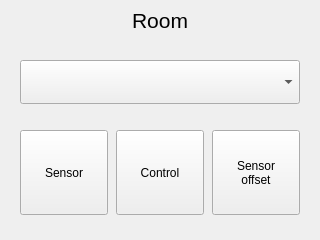
<?xml version="1.0" encoding="UTF-8"?>
<ui version="4.0">
 <class>RoomForm</class>
 <widget class="QWidget" name="RoomForm">
  <property name="geometry">
   <rect>
    <x>0</x>
    <y>0</y>
    <width>320</width>
    <height>240</height>
   </rect>
  </property>
  <widget class="QWidget" name="settingsHead" native="true">
   <property name="geometry">
    <rect>
     <x>0</x>
     <y>0</y>
     <width>320</width>
     <height>40</height>
    </rect>
   </property>
   <property name="autoFillBackground">
    <bool>false</bool>
   </property>
   <widget class="QLabel" name="settingLabel">
    <property name="geometry">
     <rect>
      <x>0</x>
      <y>0</y>
      <width>320</width>
      <height>40</height>
     </rect>
    </property>
    <property name="sizePolicy">
     <sizepolicy hsizetype="Expanding" vsizetype="Expanding">
      <horstretch>0</horstretch>
      <verstretch>0</verstretch>
     </sizepolicy>
    </property>
    <property name="font">
     <font>
      <family>Ubuntu</family>
      <pointsize>16</pointsize>
     </font>
    </property>
    <property name="text">
     <string>Room</string>
    </property>
    <property name="alignment">
     <set>Qt::AlignCenter</set>
    </property>
   </widget>
   <widget class="QPushButton" name="back">
    <property name="geometry">
     <rect>
      <x>0</x>
      <y>0</y>
      <width>51</width>
      <height>40</height>
     </rect>
    </property>
    <property name="sizePolicy">
     <sizepolicy hsizetype="Preferred" vsizetype="Expanding">
      <horstretch>0</horstretch>
      <verstretch>0</verstretch>
     </sizepolicy>
    </property>
    <property name="font">
     <font>
      <pointsize>14</pointsize>
     </font>
    </property>
    <property name="text">
     <string/>
    </property>
    <property name="icon">
     <iconset resource="icons.qrc">
      <normaloff>:/settings/icons/arrow_left_white.svg</normaloff>:/settings/icons/arrow_left_white.svg</iconset>
    </property>
    <property name="iconSize">
     <size>
      <width>18</width>
      <height>18</height>
     </size>
    </property>
    <property name="flat">
     <bool>true</bool>
    </property>
   </widget>
   <widget class="QPushButton" name="remove">
    <property name="geometry">
     <rect>
      <x>269</x>
      <y>0</y>
      <width>50</width>
      <height>40</height>
     </rect>
    </property>
    <property name="text">
     <string/>
    </property>
    <property name="icon">
     <iconset resource="icons.qrc">
      <normaloff>:/settings/icons/delete.png</normaloff>:/settings/icons/delete.png</iconset>
    </property>
    <property name="iconSize">
     <size>
      <width>24</width>
      <height>24</height>
     </size>
    </property>
    <property name="flat">
     <bool>true</bool>
    </property>
   </widget>
  </widget>
  <widget class="QComboBox" name="changeName">
   <property name="geometry">
    <rect>
     <x>20</x>
     <y>60</y>
     <width>280</width>
     <height>44</height>
    </rect>
   </property>
   <property name="font">
    <font>
     <family>Droid Sans</family>
     <pointsize>16</pointsize>
     <weight>50</weight>
     <italic>false</italic>
     <bold>false</bold>
    </font>
   </property>
   <property name="iconSize">
    <size>
     <width>30</width>
     <height>30</height>
    </size>
   </property>
  </widget>
  <widget class="QWidget" name="widget" native="true">
   <property name="geometry">
    <rect>
     <x>20</x>
     <y>130</y>
     <width>280</width>
     <height>85</height>
    </rect>
   </property>
   <layout class="QHBoxLayout" name="horizontalLayout">
    <property name="spacing">
     <number>8</number>
    </property>
    <property name="leftMargin">
     <number>0</number>
    </property>
    <property name="topMargin">
     <number>0</number>
    </property>
    <property name="rightMargin">
     <number>0</number>
    </property>
    <property name="bottomMargin">
     <number>0</number>
    </property>
    <item>
     <widget class="QToolButton" name="changeSensor">
      <property name="sizePolicy">
       <sizepolicy hsizetype="Minimum" vsizetype="Minimum">
        <horstretch>0</horstretch>
        <verstretch>0</verstretch>
       </sizepolicy>
      </property>
      <property name="maximumSize">
       <size>
        <width>130</width>
        <height>16777215</height>
       </size>
      </property>
      <property name="text">
       <string>Sensor</string>
      </property>
      <property name="icon">
       <iconset resource="icons.qrc">
        <normaloff>:/settings/icons/Sensor.png</normaloff>:/settings/icons/Sensor.png</iconset>
      </property>
      <property name="iconSize">
       <size>
        <width>30</width>
        <height>30</height>
       </size>
      </property>
      <property name="toolButtonStyle">
       <enum>Qt::ToolButtonTextUnderIcon</enum>
      </property>
     </widget>
    </item>
    <item>
     <widget class="QToolButton" name="changeControl">
      <property name="sizePolicy">
       <sizepolicy hsizetype="Minimum" vsizetype="Minimum">
        <horstretch>0</horstretch>
        <verstretch>0</verstretch>
       </sizepolicy>
      </property>
      <property name="maximumSize">
       <size>
        <width>130</width>
        <height>16777215</height>
       </size>
      </property>
      <property name="text">
       <string>Control</string>
      </property>
      <property name="icon">
       <iconset resource="icons.qrc">
        <normaloff>:/settings/icons/fan_icon.svg</normaloff>:/settings/icons/fan_icon.svg</iconset>
      </property>
      <property name="iconSize">
       <size>
        <width>30</width>
        <height>30</height>
       </size>
      </property>
      <property name="toolButtonStyle">
       <enum>Qt::ToolButtonTextUnderIcon</enum>
      </property>
     </widget>
    </item>
    <item>
     <widget class="QToolButton" name="changeSensorOffset">
      <property name="sizePolicy">
       <sizepolicy hsizetype="Minimum" vsizetype="Minimum">
        <horstretch>0</horstretch>
        <verstretch>0</verstretch>
       </sizepolicy>
      </property>
      <property name="maximumSize">
       <size>
        <width>130</width>
        <height>16777215</height>
       </size>
      </property>
      <property name="text">
       <string>Sensor
offset</string>
      </property>
      <property name="icon">
       <iconset resource="icons.qrc">
        <normaloff>:/settings/icons/offset_icon.svg</normaloff>:/settings/icons/offset_icon.svg</iconset>
      </property>
      <property name="iconSize">
       <size>
        <width>30</width>
        <height>30</height>
       </size>
      </property>
      <property name="toolButtonStyle">
       <enum>Qt::ToolButtonTextUnderIcon</enum>
      </property>
     </widget>
    </item>
   </layout>
  </widget>
 </widget>
 <resources>
  <include location="icons.qrc"/>
 </resources>
 <connections/>
</ui>
